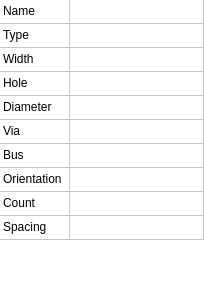
<?xml version="1.0" encoding="UTF-8"?>
<ui version="4.0">
 <class>PadTool</class>
 <widget class="QWidget" name="PadTool">
  <property name="geometry">
   <rect>
    <x>0</x>
    <y>0</y>
    <width>204</width>
    <height>284</height>
   </rect>
  </property>
  <property name="sizePolicy">
   <sizepolicy hsizetype="Preferred" vsizetype="Fixed">
    <horstretch>0</horstretch>
    <verstretch>0</verstretch>
   </sizepolicy>
  </property>
  <property name="windowTitle">
   <string>Form</string>
  </property>
  <layout class="QVBoxLayout" name="verticalLayout">
   <property name="spacing">
    <number>0</number>
   </property>
   <property name="leftMargin">
    <number>0</number>
   </property>
   <property name="topMargin">
    <number>0</number>
   </property>
   <property name="rightMargin">
    <number>0</number>
   </property>
   <property name="bottomMargin">
    <number>0</number>
   </property>
   <item>
    <widget class="QStackedWidget" name="stackedWidget">
     <property name="styleSheet">
      <string notr="true"/>
     </property>
     <property name="currentIndex">
      <number>0</number>
     </property>
     <widget class="QWidget" name="page">
      <layout class="QVBoxLayout" name="verticalLayout_2">
       <property name="spacing">
        <number>0</number>
       </property>
       <property name="leftMargin">
        <number>0</number>
       </property>
       <property name="topMargin">
        <number>0</number>
       </property>
       <property name="rightMargin">
        <number>0</number>
       </property>
       <property name="bottomMargin">
        <number>0</number>
       </property>
       <item>
        <widget class="QTableWidget" name="tableWidget">
         <property name="sizePolicy">
          <sizepolicy hsizetype="Expanding" vsizetype="Minimum">
           <horstretch>0</horstretch>
           <verstretch>0</verstretch>
          </sizepolicy>
         </property>
         <property name="frameShape">
          <enum>QFrame::NoFrame</enum>
         </property>
         <property name="sizeAdjustPolicy">
          <enum>QAbstractScrollArea::AdjustToContents</enum>
         </property>
         <property name="editTriggers">
          <set>QAbstractItemView::NoEditTriggers</set>
         </property>
         <property name="selectionMode">
          <enum>QAbstractItemView::NoSelection</enum>
         </property>
         <attribute name="horizontalHeaderVisible">
          <bool>false</bool>
         </attribute>
         <attribute name="horizontalHeaderDefaultSectionSize">
          <number>70</number>
         </attribute>
         <attribute name="horizontalHeaderStretchLastSection">
          <bool>true</bool>
         </attribute>
         <attribute name="verticalHeaderVisible">
          <bool>false</bool>
         </attribute>
         <attribute name="verticalHeaderDefaultSectionSize">
          <number>24</number>
         </attribute>
         <attribute name="verticalHeaderMinimumSectionSize">
          <number>24</number>
         </attribute>
         <row>
          <property name="text">
           <string>Name</string>
          </property>
         </row>
         <row>
          <property name="text">
           <string>Type</string>
          </property>
         </row>
         <row>
          <property name="text">
           <string>Width</string>
          </property>
         </row>
         <row>
          <property name="text">
           <string>Hole</string>
          </property>
         </row>
         <row>
          <property name="text">
           <string>Diameter</string>
          </property>
         </row>
         <row>
          <property name="text">
           <string>Via</string>
          </property>
         </row>
         <row>
          <property name="text">
           <string>Bus</string>
          </property>
         </row>
         <row>
          <property name="text">
           <string>Orientation</string>
          </property>
         </row>
         <row>
          <property name="text">
           <string>Count</string>
          </property>
         </row>
         <row>
          <property name="text">
           <string>Spacing</string>
          </property>
         </row>
         <column>
          <property name="text">
           <string>Property</string>
          </property>
         </column>
         <column>
          <property name="text">
           <string>Value</string>
          </property>
         </column>
         <item row="0" column="0">
          <property name="text">
           <string>Name</string>
          </property>
         </item>
         <item row="1" column="0">
          <property name="text">
           <string>Type</string>
          </property>
         </item>
         <item row="2" column="0">
          <property name="text">
           <string>Width</string>
          </property>
         </item>
         <item row="3" column="0">
          <property name="text">
           <string>Hole</string>
          </property>
         </item>
         <item row="4" column="0">
          <property name="text">
           <string>Diameter</string>
          </property>
         </item>
         <item row="5" column="0">
          <property name="text">
           <string>Via</string>
          </property>
         </item>
         <item row="6" column="0">
          <property name="text">
           <string>Bus</string>
          </property>
         </item>
         <item row="7" column="0">
          <property name="text">
           <string>Orientation</string>
          </property>
         </item>
         <item row="8" column="0">
          <property name="text">
           <string>Count</string>
          </property>
         </item>
         <item row="9" column="0">
          <property name="text">
           <string>Spacing</string>
          </property>
         </item>
        </widget>
       </item>
      </layout>
     </widget>
     <widget class="QWidget" name="page_2">
      <widget class="QCheckBox" name="holeCheckBox">
       <property name="geometry">
        <rect>
         <x>30</x>
         <y>90</y>
         <width>44</width>
         <height>17</height>
        </rect>
       </property>
       <property name="layoutDirection">
        <enum>Qt::RightToLeft</enum>
       </property>
       <property name="text">
        <string/>
       </property>
       <property name="checked">
        <bool>true</bool>
       </property>
      </widget>
      <widget class="QComboBox" name="typeComboBox">
       <property name="geometry">
        <rect>
         <x>20</x>
         <y>40</y>
         <width>128</width>
         <height>22</height>
        </rect>
       </property>
       <property name="styleSheet">
        <string notr="true">QComboBox { background-color: white; } </string>
       </property>
       <property name="frame">
        <bool>false</bool>
       </property>
       <item>
        <property name="text">
         <string>Round</string>
        </property>
        <property name="icon">
         <iconset resource="../../mytypon.qrc">
          <normaloff>:/pictures/roundpad.png</normaloff>:/pictures/roundpad.png</iconset>
        </property>
       </item>
       <item>
        <property name="text">
         <string>Square</string>
        </property>
        <property name="icon">
         <iconset resource="../../mytypon.qrc">
          <normaloff>:/pictures/squarepad.png</normaloff>:/pictures/squarepad.png</iconset>
        </property>
       </item>
       <item>
        <property name="text">
         <string>Round Square</string>
        </property>
        <property name="icon">
         <iconset resource="../../mytypon.qrc">
          <normaloff>:/pictures/roundsquarepad.png</normaloff>:/pictures/roundsquarepad.png</iconset>
        </property>
       </item>
       <item>
        <property name="text">
         <string>Polygon Square</string>
        </property>
        <property name="icon">
         <iconset resource="../../mytypon.qrc">
          <normaloff>:/pictures/polysquarepad.png</normaloff>:/pictures/polysquarepad.png</iconset>
        </property>
       </item>
       <item>
        <property name="text">
         <string>Ellipse</string>
        </property>
        <property name="icon">
         <iconset resource="../../mytypon.qrc">
          <normaloff>:/pictures/ellipsepad.png</normaloff>:/pictures/ellipsepad.png</iconset>
        </property>
       </item>
       <item>
        <property name="text">
         <string>Round Rectangle</string>
        </property>
        <property name="icon">
         <iconset resource="../../mytypon.qrc">
          <normaloff>:/pictures/roundrectpad.png</normaloff>:/pictures/roundrectpad.png</iconset>
        </property>
       </item>
       <item>
        <property name="text">
         <string>Rectangle</string>
        </property>
        <property name="icon">
         <iconset resource="../../mytypon.qrc">
          <normaloff>:/pictures/rectpad.png</normaloff>:/pictures/rectpad.png</iconset>
        </property>
       </item>
       <item>
        <property name="text">
         <string>Polygon</string>
        </property>
        <property name="icon">
         <iconset resource="../../mytypon.qrc">
          <normaloff>:/pictures/polyrectpad.png</normaloff>:/pictures/polyrectpad.png</iconset>
        </property>
       </item>
       <item>
        <property name="text">
         <string>Hole</string>
        </property>
        <property name="icon">
         <iconset resource="../../mytypon.qrc">
          <normaloff>:/pictures/hole.png</normaloff>:/pictures/hole.png</iconset>
        </property>
       </item>
      </widget>
      <widget class="MYUnitsSpinBox" name="widthSpinBox">
       <property name="geometry">
        <rect>
         <x>40</x>
         <y>70</y>
         <width>53</width>
         <height>20</height>
        </rect>
       </property>
       <property name="frame">
        <bool>false</bool>
       </property>
      </widget>
      <widget class="QLineEdit" name="nameLineEdit">
       <property name="geometry">
        <rect>
         <x>20</x>
         <y>10</y>
         <width>113</width>
         <height>20</height>
        </rect>
       </property>
       <property name="frame">
        <bool>false</bool>
       </property>
      </widget>
      <widget class="QCheckBox" name="busCheckBox">
       <property name="geometry">
        <rect>
         <x>30</x>
         <y>150</y>
         <width>70</width>
         <height>17</height>
        </rect>
       </property>
       <property name="layoutDirection">
        <enum>Qt::RightToLeft</enum>
       </property>
       <property name="text">
        <string/>
       </property>
      </widget>
      <widget class="QComboBox" name="busComboBox">
       <property name="enabled">
        <bool>false</bool>
       </property>
       <property name="geometry">
        <rect>
         <x>60</x>
         <y>170</y>
         <width>74</width>
         <height>20</height>
        </rect>
       </property>
       <property name="styleSheet">
        <string notr="true">QComboBox { background-color: white; } </string>
       </property>
       <property name="frame">
        <bool>false</bool>
       </property>
       <item>
        <property name="text">
         <string>Horizontal</string>
        </property>
       </item>
       <item>
        <property name="text">
         <string>Vertical</string>
        </property>
       </item>
      </widget>
      <widget class="QSpinBox" name="busSpinBox">
       <property name="enabled">
        <bool>false</bool>
       </property>
       <property name="geometry">
        <rect>
         <x>90</x>
         <y>190</y>
         <width>37</width>
         <height>20</height>
        </rect>
       </property>
       <property name="frame">
        <bool>false</bool>
       </property>
       <property name="minimum">
        <number>2</number>
       </property>
      </widget>
      <widget class="MYUnitsSpinBox" name="busSpacingSpinBox">
       <property name="enabled">
        <bool>false</bool>
       </property>
       <property name="geometry">
        <rect>
         <x>70</x>
         <y>220</y>
         <width>53</width>
         <height>20</height>
        </rect>
       </property>
       <property name="frame">
        <bool>false</bool>
       </property>
      </widget>
      <widget class="MYUnitsSpinBox" name="holeSpinBox">
       <property name="geometry">
        <rect>
         <x>30</x>
         <y>110</y>
         <width>100</width>
         <height>20</height>
        </rect>
       </property>
       <property name="styleSheet">
        <string notr="true"/>
       </property>
       <property name="frame">
        <bool>false</bool>
       </property>
      </widget>
      <widget class="QCheckBox" name="viaCheckBox">
       <property name="geometry">
        <rect>
         <x>40</x>
         <y>130</y>
         <width>37</width>
         <height>17</height>
        </rect>
       </property>
       <property name="layoutDirection">
        <enum>Qt::RightToLeft</enum>
       </property>
       <property name="text">
        <string/>
       </property>
      </widget>
     </widget>
    </widget>
   </item>
  </layout>
 </widget>
 <customwidgets>
  <customwidget>
   <class>MYUnitsSpinBox</class>
   <extends>QDoubleSpinBox</extends>
   <header>utils/myunitsspinbox.h</header>
  </customwidget>
 </customwidgets>
 <resources>
  <include location="../../mytypon.qrc"/>
 </resources>
 <connections/>
</ui>
